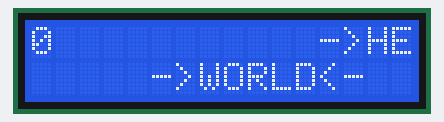
A sketch run on a simulated Arduino Uno, built with avr-gcc and run on an emulated ATmega328P. Shown: 16×2 character LCD.

Above: at 0.2 s.
At 4.7 s:
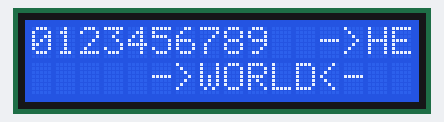
At 9.7 s:
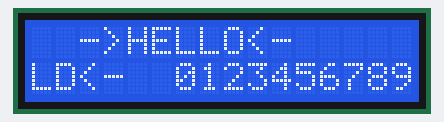
At 19.7 s:
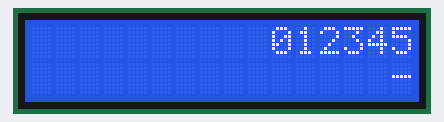
At 29.3 s:
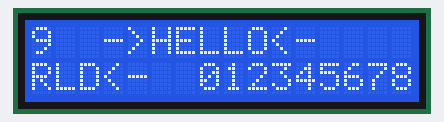
At 39.3 s:
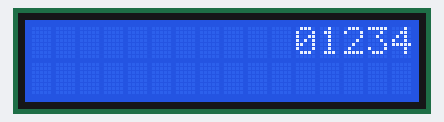

The sketch:

NodeMCU-I2C1602-D2SDA-D1SCL-OK.ino
```cpp
#include <LiquidCrystal_I2C.h>

// Construct an LCD object and pass it the
// I2C address, width (in characters) and
// height (in characters). Depending on the
// Actual device, the IC2 address may change.
LiquidCrystal_I2C lcd(0x3F, 16, 2);

void setup() {

  // The begin call takes the width and height. This
  // Should match the number provided to the constructor.
  lcd.begin(16,2);
  lcd.init();

  // Turn on the backlight.
  lcd.backlight();

  // Move the cursor characters to the right and
  // zero characters down (line 1).
  lcd.setCursor(12, 0);

  // Print HELLO to the screen, starting at 7,0.
  lcd.print("->HELLO<-");

  // Move the cursor to the next line and print
  // WORLD.
  lcd.setCursor(5, 1);
  lcd.print("->WORLD<-");
}

void loop() {
  // set the cursor to (0,0):
  lcd.setCursor(0, 0);
  // print from 0 to 9:
  for (int thisChar = 0; thisChar < 10; thisChar++) {
    lcd.print(thisChar);
    delay(500);
  }

  // set the cursor to (16,1):
  lcd.setCursor(16, 1);
  // set the display to automatically scroll:
  lcd.autoscroll();
  // print from 0 to 9:
  for (int thisChar = 0; thisChar < 10; thisChar++) {
    lcd.print(thisChar);
    delay(500);
  }
}
```

Measured:
- what the display in image 1 shows lasts 0.5 s, from 4.7 s to 5.2 s
